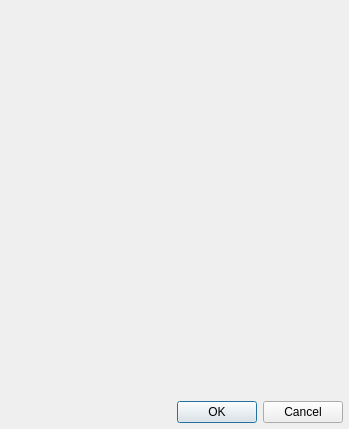
<?xml version="1.0" encoding="UTF-8"?>
<ui version="4.0">
 <class>ToolEditDialog</class>
 <widget class="QDialog" name="ToolEditDialog">
  <property name="geometry">
   <rect>
    <x>0</x>
    <y>0</y>
    <width>349</width>
    <height>429</height>
   </rect>
  </property>
  <property name="sizePolicy">
   <sizepolicy hsizetype="Fixed" vsizetype="Fixed">
    <horstretch>0</horstretch>
    <verstretch>0</verstretch>
   </sizepolicy>
  </property>
  <property name="windowTitle">
   <string>Local Tool Edit[*]</string>
  </property>
  <layout class="QVBoxLayout" name="verticalLayout">
   <property name="leftMargin">
    <number>6</number>
   </property>
   <property name="topMargin">
    <number>6</number>
   </property>
   <property name="rightMargin">
    <number>6</number>
   </property>
   <property name="bottomMargin">
    <number>6</number>
   </property>
   <item>
    <widget class="ToolEditForm" name="toolEdit" native="true">
     <property name="sizePolicy">
      <sizepolicy hsizetype="Expanding" vsizetype="Expanding">
       <horstretch>0</horstretch>
       <verstretch>0</verstretch>
      </sizepolicy>
     </property>
    </widget>
   </item>
   <item>
    <widget class="QDialogButtonBox" name="buttonBox">
     <property name="orientation">
      <enum>Qt::Horizontal</enum>
     </property>
     <property name="standardButtons">
      <set>QDialogButtonBox::Cancel|QDialogButtonBox::Ok</set>
     </property>
    </widget>
   </item>
  </layout>
 </widget>
 <customwidgets>
  <customwidget>
   <class>ToolEditForm</class>
   <extends>QWidget</extends>
   <header>tool_editform.h</header>
   <container>1</container>
  </customwidget>
 </customwidgets>
 <resources/>
 <connections>
  <connection>
   <sender>buttonBox</sender>
   <signal>rejected()</signal>
   <receiver>ToolEditDialog</receiver>
   <slot>reject()</slot>
   <hints>
    <hint type="sourcelabel">
     <x>316</x>
     <y>260</y>
    </hint>
    <hint type="destinationlabel">
     <x>286</x>
     <y>274</y>
    </hint>
   </hints>
  </connection>
 </connections>
</ui>
